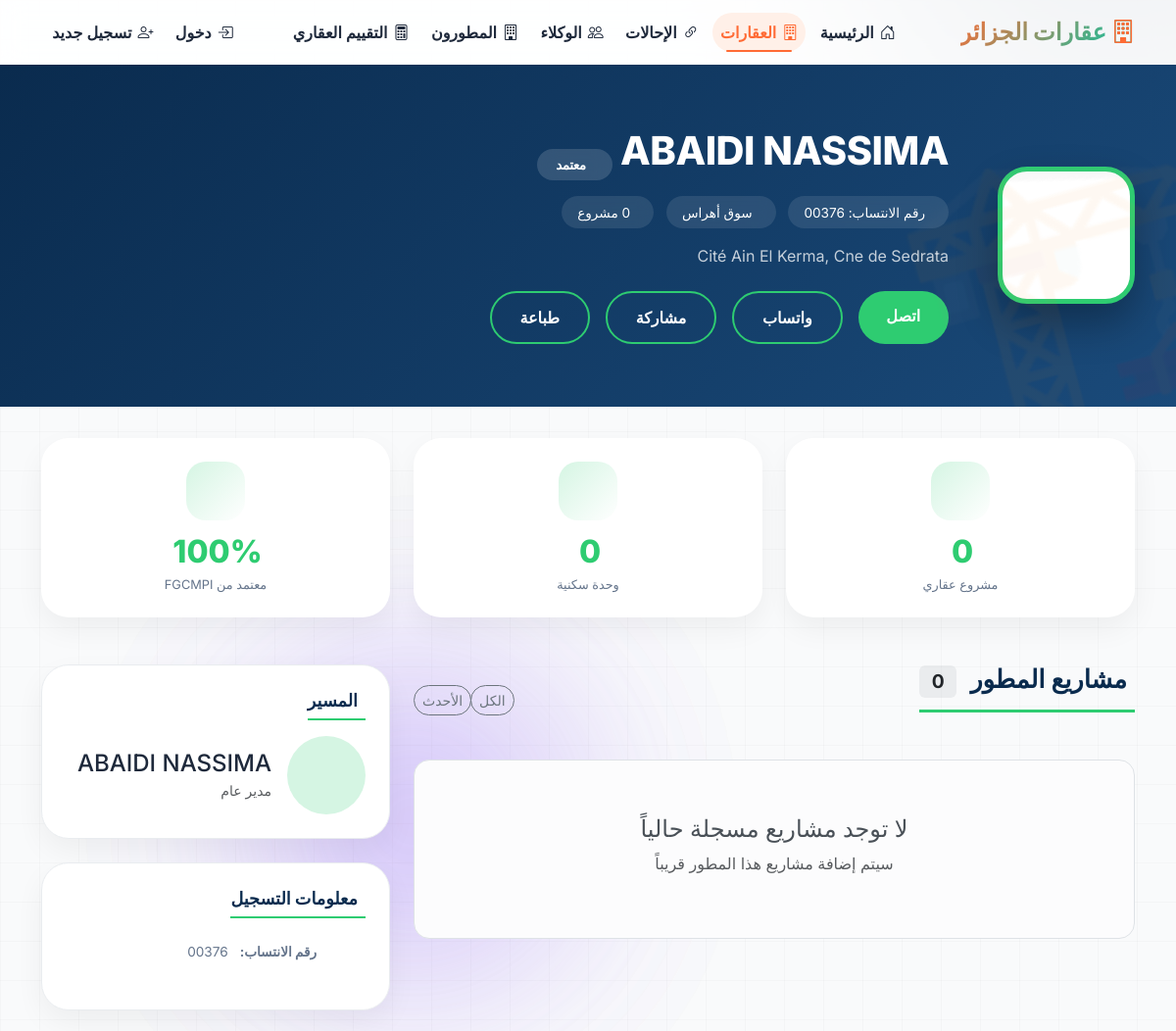
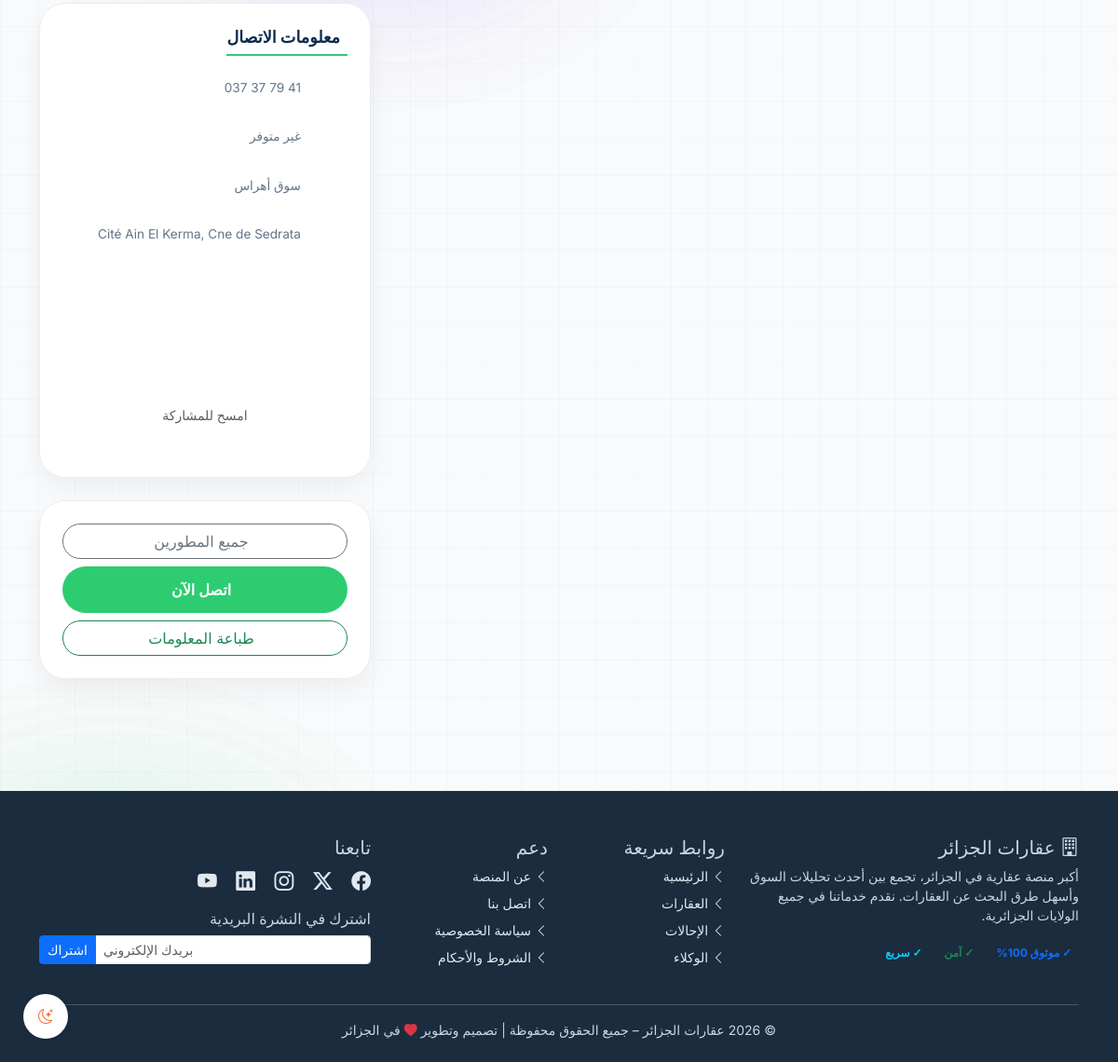
Screenshot of /properties/promoteurs/300/ with the database file from the repository (2 pictures, top to bottom).
### properties/models.py (models this page shows, shortened)
class PromoteurImmobilier(models.Model):
    numero_affiliation = models.CharField(max_length=10, unique=True, verbose_name="رقم الانتساب")
    numero_agrement = models.CharField(max_length=20, blank=True, verbose_name="رقم الاعتماد")
    numero_tnpi = models.CharField(max_length=50, blank=True, verbose_name="رقم التسجيل TNPI")
    nom_entreprise = models.CharField(max_length=255, verbose_name="اسم الشركة")
    nom_gerant = models.CharField(max_length=255, blank=True, verbose_name="اسم المسير")
    adresse = models.TextField(blank=True, verbose_name="العنوان التجاري")
    telephone = models.CharField(max_length=50, blank=True, verbose_name="الهاتف")
    email = models.EmailField(blank=True, verbose_name="البريد الإلكتروني")
    wilaya = models.ForeignKey(
        Wilaya, on_delete=models.SET_NULL,
        null=True, blank=True, verbose_name="الولاية"
    )
    logo = models.ImageField(
        upload_to='promoteurs/logos/%Y/%m/',
        blank=True,
        null=True,
        verbose_name="شعار الشركة"
    )
    cover_image = models.ImageField(
        upload_to='promoteurs/covers/%Y/%m/',
        blank=True,
        null=True,
        verbose_name="صورة الغلاف"
    )
    avatar = models.ImageField(
        upload_to='promoteurs/avatars/%Y/%m/',
        blank=True,
        null=True,
        verbose_name="الصورة الشخصية"
    )
    is_active = models.BooleanField(default=True, verbose_name="نشط")
    created_at = models.DateTimeField(auto_now_add=True, verbose_name="تاريخ الإضافة")
    updated_at = models.DateTimeField(auto_now=True, verbose_name="تاريخ التحديث")
    class Meta:
        verbose_name = "مطور عقاري"
        verbose_name_plural = "المطورين العقاريين"
        ordering = ['nom_entreprise']
        indexes = [
            models.Index(fields=['numero_affiliation']),
            models.Index(fields=['wilaya']),
        ]

### properties/models_valuation.py (models this page shows, shortened)
class Wilaya(models.Model):
    code = models.CharField(max_length=2, unique=True, verbose_name="الرمز")
    name_ar = models.CharField(max_length=100, verbose_name="الاسم بالعربية")
    name_fr = models.CharField(max_length=100, verbose_name="الاسم بالفرنسية")
    class Meta:
        verbose_name = "ولاية"
        verbose_name_plural = "الولايات"
        ordering = ["code"]

### properties/views.py (the view)
# urls.py: path('promoteurs/<int:pk>/', views.promoteur_detail, name='promoteur_detail'),
def promoteur_detail(request: HttpRequest, pk: int) -> HttpResponse:
    promoteur = get_object_or_404(PromoteurImmobilier, pk=pk, is_active=True)
    projets = promoteur.projets.filter(is_active=True)
    total_logements = sum(p.total_logements for p in projets)
    context = {
        'promoteur': promoteur,
        'projets': projets,
        'total_projets': projets.count(),
        'total_logements': total_logements,
    }
    return render(request, 'properties/promoteur_detail.html', context)

### properties/templates/properties/promoteur_detail.html (shortened to what this page needs)
{% extends 'base.html' %}
{% load static %}
{% load humanize %}
{% block extra_css %}
<link href="https://unpkg.com/aos@2.3.1/dist/aos.css" rel="stylesheet">
<link href="https://cdn.jsdelivr.net/npm/select2@4.1.0-rc.0/dist/css/select2.min.css" rel="stylesheet" />
<link rel="stylesheet" href="https://unpkg.com/leaflet@1.9.4/dist/leaflet.css" />
{% endblock %}
{% block content %}
<div class="animated-bg">
    <div class="orb orb-1"></div>
    <div class="orb orb-3"></div>
</div>
<div class="promoteur-hero" data-aos="fade-down" {% if promoteur.cover_image %}style="margin-top: -60px; position: relative; z-index: 1;"{% endif %}>
    <div class="container">
        <div class="row align-items-center gy-4">
            <div class="col-md-2 text-center text-md-start">
                <div class="promoteur-logo mx-auto mx-md-0">
                </div>
            </div>
            <div class="col-md-10 text-center text-md-start">
                <h1 class="promoteur-name">
                    {{ promoteur.nom_entreprise }}
                    <span class="promoteur-badge">
                         معتمد
                    </span>
                </h1>
                <div class="info-chips">
                    <span class="info-chip">
                         رقم الانتساب: {{ promoteur.numero_affiliation }}
                    </span>
                    {% if promoteur.wilaya %}
                    <span class="info-chip">
                         {{ promoteur.wilaya.name_ar }}
                    </span>
                    {% endif %}
                    <span class="info-chip">
                         {{ projets|length }} مشروع
                    </span>
                </div>
                <p class="mb-4 opacity-75">
                    {{ promoteur.adresse|default:"مطور عقاري معتمد من الصندوق الوطني للضمان والكفالة المتبادلة في الترقية العقارية (FGCMPI)" }}
                </p>
                <div class="d-flex flex-wrap gap-3 justify-content-center justify-content-md-start">
                    {% if promoteur.telephone %}
                    <a href="tel:{{ promoteur.telephone }}" class="btn btn-contact">
                         اتصل
                    </a>
                    <a href="https://wa.me/{{ promoteur.telephone|cut:' '|cut:'-' }}" class="btn btn-outline-contact" target="_blank">
                         واتساب
                    </a>
                    {% endif %}
                    <button class="btn btn-outline-contact" data-bs-toggle="modal" data-bs-target="#shareModal">
                         مشاركة
                    </button>
                    <button class="btn btn-outline-contact" onclick="window.print()">
                         طباعة
                    </button>
                </div>
            </div>
        </div>
    </div>
</div>
<div class="container mb-5" data-aos="fade-up">
    <div class="row g-4">
        <div class="col-md-4 col-6">
            <div class="stat-card">
                <div class="stat-icon">
                </div>
                <div class="stat-number">{{ projets|length }}</div>
                <div class="stat-label">مشروع عقاري</div>
            </div>
        </div>
        <div class="col-md-4 col-6">
            <div class="stat-card">
                <div class="stat-icon">
                </div>
                <div class="stat-number">{{ total_logements|default:"0"|intcomma }}</div>
                <div class="stat-label">وحدة سكنية</div>
            </div>
        </div>
        <div class="col-md-4 col-6">
            <div class="stat-card">
                <div class="stat-icon">
                </div>
                <div class="stat-number">100%</div>
                <div class="stat-label">معتمد من FGCMPI</div>
            </div>
        </div>
    </div>
</div>
<div class="container my-5">
    <div class="row g-4">
        <div class="col-lg-8">
            <div class="d-flex justify-content-between align-items-center flex-wrap mb-4">
                <h2 class="section-title">
                     مشاريع المطور
                    <span class="badge bg-secondary bg-opacity-10 text-dark ms-2">{{ projets|length }}</span>
                </h2>
                <div class="btn-group btn-group-sm">
                    <button class="btn btn-outline-secondary rounded-pill" onclick="filterProjects('all')">
                         الكل
                    </button>
                    <button class="btn btn-outline-secondary rounded-pill" onclick="filterProjects('recent')">
                         الأحدث
                    </button>
                </div>
            </div>
            {% if projets %}
                <div class="row g-4" id="projectsGrid">
                    {% for projet in projets %}
                    <div class="col-md-6 project-item" data-project-year="{{ projet.date_garantie|date:'Y'|default:'0' }}" data-aos="fade-up" data-aos-delay="{{ forloop.counter0|add:100|slice:'2' }}">
                        <div class="project-card" onclick="showProjectDetails({{ projet.id }})">
                            <div class="project-card-header">
                                <h5 class="fw-bold mb-1">{{ projet.nom_projet|truncatechars:45 }}</h5>
                                <small class="opacity-75">
                                    <i class="fas fa-calendar-alt me-1"></i>
                                    {{ projet.date_garantie|date:"Y"|default:"تاريخ غير محدد" }}
                                </small>
                            </div>
                            <div class="p-3">
                                <div class="mb-2">
                                    <i class="fas fa-map-marker-alt" style="color: var(--pf-accent);"></i>
                                    <small class="text-muted ms-1">{{ projet.localisation|truncatechars:80 }}</small>
                                </div>
                                <div class="project-stats">
                                    <div class="d-flex flex-wrap gap-1 mb-2">
                                        {% if projet.f2_count > 0 %}
                                        <span class="stat-item"><span class="stat-number">{{ projet.f2_count }}</span> F2</span>
                                        {% endif %}
                                        {% if projet.f3_count > 0 %}
                                        <span class="stat-item"><span class="stat-number">{{ projet.f3_count }}</span> F3</span>
                                        {% endif %}
                                        {% if projet.f4_count > 0 %}
                                        <span class="stat-item"><span class="stat-number">{{ projet.f4_count }}</span> F4</span>
                                        {% endif %}
                                        {% if projet.f5_count > 0 %}
                                        <span class="stat-item"><span class="stat-number">{{ projet.f5_count }}</span> F5</span>
                                        {% endif %}
                                    </div>
                                    <div class="progress-bar-custom">
                                        <div class="progress-fill" style="width: 100%;"></div>
                                    </div>
                                    <div class="small text-muted text-center mt-2">
                                        إجمالي الوحدات: <strong>{{ projet.total_logements }}</strong>
                                    </div>
                                </div>
                                <div class="text-center mt-3">
                                    <button class="btn btn-sm btn-outline-success rounded-pill" onclick="event.stopPropagation(); showProjectDetails({{ projet.id }})">
                                        <i class="fas fa-info-circle"></i> تفاصيل المشروع
                                    </button>
                                </div>
                            </div>
                        </div>
                    </div>
                    {% endfor %}
                </div>
            {% else %}
                <div class="alert alert-light text-center py-5 border rounded-4">
                    <h4 class="mt-2">لا توجد مشاريع مسجلة حالياً</h4>
                    <p class="text-muted">سيتم إضافة مشاريع هذا المطور قريباً</p>
                </div>
            {% endif %}
        </div>
        <div class="col-lg-4">
            <div class="sidebar-card" data-aos="fade-up" data-aos-delay="100">
                <h5 class="sidebar-title"> المسير</h5>
                <div class="d-flex align-items-center gap-3">
                    <div class="avatar-circle">
                    </div>
                    <div>
                        <h4 class="mb-0">{{ promoteur.nom_gerant|default:"غير محدد" }}</h4>
                        <small class="text-muted">مدير عام</small>
                    </div>
                </div>
            </div>
            <div class="sidebar-card" data-aos="fade-up" data-aos-delay="150">
                <h5 class="sidebar-title"> معلومات التسجيل</h5>
                <ul class="info-list">
                    <li> <strong>رقم الانتساب:</strong> {{ promoteur.numero_affiliation }}</li>
                </ul>
            </div>
            <div class="sidebar-card" data-aos="fade-up" data-aos-delay="200">
                <h5 class="sidebar-title"> معلومات الاتصال</h5>
                <ul class="info-list">
                    <li> <span dir="ltr">{{ promoteur.telephone|default:"غير متوفر" }}</span></li>
                    <li> {{ promoteur.email|default:"غير متوفر" }}</li>
                    <li> {{ promoteur.wilaya.name_ar|default:"ولاية غير محددة" }}</li>
                    <li> {{ promoteur.adresse|truncatechars:80|default:"العنوان غير متوفر" }}</li>
                </ul>
                <div class="qr-code mt-3">
                    <canvas id="qrCode" width="120" height="120"></canvas>
                    <p class="small text-muted mt-2">امسح للمشاركة</p>
                </div>
            </div>
            <div class="sidebar-card text-center" data-aos="fade-up" data-aos-delay="250">
                <a href="{% url 'properties:promoteur_list' %}" class="btn btn-outline-secondary rounded-pill w-100 mb-2">
                     جميع المطورين
                </a>
                {% if promoteur.telephone %}
                <a href="tel:{{ promoteur.telephone }}" class="btn btn-contact w-100 mb-2">
                     اتصل الآن
                </a>
                {% endif %}
                <a href="#" class="btn btn-outline-success rounded-pill w-100" onclick="window.print()">
                     طباعة المعلومات
                </a>
            </div>
        </div>
    </div>
</div>
{% endblock %}

### templates/base.html (style rules this page uses)
:root { --primary: #FF6B35; --primary-dark: #E55A2B; --primary-light: #FFF0E8; --primary-glow: rgba(255,107,53,0.2); --secondary: #1A2C3E; --secondary-light: #2D4A6E; --accent: #00C9A7; --accent-dark: #00A88B; --accent-glow: rgba(0,201,167,0.15); --gray-bg: #F9FAFB; --white: #FFFFFF; --text-dark: #1E293B; --text-muted: #64748B; --border-light: #E2E8F0; --success: #10B981; --warning: #F59E0B; --danger: #EF4444; --info: #3B82F6; --shadow-xs: 0 1px 2px rgba(0,0,0,0.03); --shadow-sm: 0 2px 4px rgba(0,0,0,0.02), 0 1px 2px rgba(0,0,0,0.03); --shadow-md: 0 4px 12px rgba(0,0,0,0.05); --shadow-lg: 0 12px 24px -8px rgba(0,0,0,0.1); --shadow-xl: 0 20px 32px -12px rgba(0,0,0,0.15); --transition-fast: 0.15s ease; --transition: 0.25s cubic-bezier(0.4, 0, 0.2, 1); --transition-slow: 0.4s cubic-bezier(0.4, 0, 0.2, 1); }
* { margin: 0; padding: 0; box-sizing: border-box; }
body { background: var(--gray-bg); font-family: 'Inter', 'Tajawal', 'Cairo', sans-serif; display: flex; flex-direction: column; min-height: 100vh; line-height: 1.5; scroll-behavior: smooth; color: var(--text-dark); transition: background-color var(--transition), color var(--transition); }
.animated-bg { position: fixed; top: 0; left: 0; width: 100%; height: 100%; pointer-events: none; z-index: 0; overflow: hidden; }
.orb { position: absolute; border-radius: 50%; filter: blur(100px); opacity: 0.5; animation: floatOrb 25s infinite alternate; }
.orb-1 { width: 50vw; height: 50vw; background: radial-gradient(circle, var(--primary), transparent); top: -20%; right: -20%; }
.orb-3 { width: 30vw; height: 30vw; background: radial-gradient(circle, #8B5CF6, transparent); top: 30%; left: 20%; animation-duration: 22s; opacity: 0.3; }

### rows the page displays
PromoteurImmobilier: nom_entreprise "ABAIDI NASSIMA", numero_affiliation "00376", wilaya.name_ar "سوق أهراس", adresse "Cité Ain El Kerma, Cne de Sedrata", nom_gerant "ABAIDI NASSIMA", telephone "037 37 79 41", email "غير متوفر"

### other values shown
{{ projets|length }} "0"
{{ total_logements|default:"0"|intcomma }} "0"
